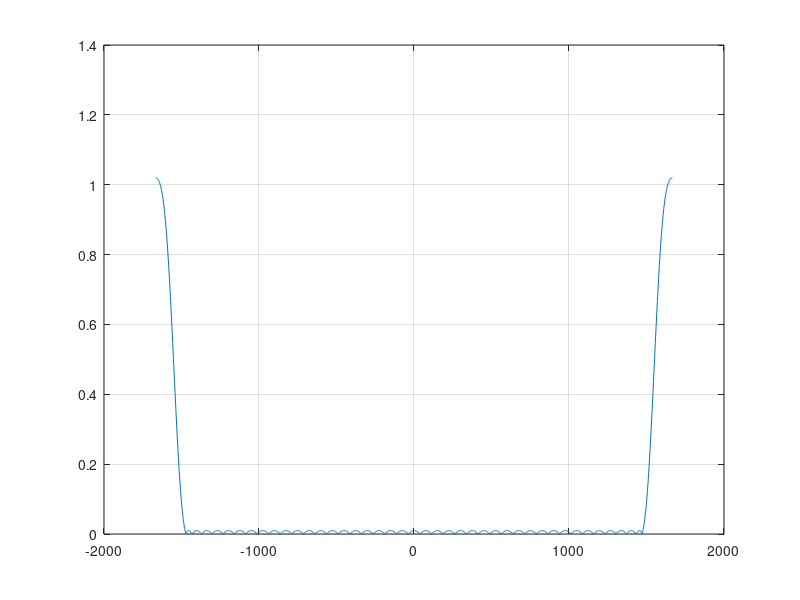

Write MATLAB code to recreate this figure. (Note: this script raises an error after producing the figure.)
%% #1
Ts = 0.3/1000;
fs = 1/Ts;
dp = 0.02;
ds = 1/100;
[m,fo,mo,w] = firpmord( [624, 697-6, 697+6 , 770], [0, 1 0], [ds dp ds], fs);
b1 = firpm(m-9,fo,mo,w);

ww = -pi:(pi/1000):pi;
h = freqz(b1,1,ww);

ww1 = ww*(fs)/(2*pi);
plot(ww1,abs(h));
grid on

M=[];M=[M,m-9]
b={b1};
%%  #2
[m,fo,mo,w] = firpmord( [697, 764, 776 , 852], [0, 1 0], [ds dp ds], fs);
b2 = firpm(m-11,fo,mo,w);
h = freqz(b2,1,ww);
plot(ww1,abs(h));
grid on

M = [M, m-11];
b{2}=b2;
%% #3
[m,fo,mo,w] = firpmord( [770, 852-6, 852+6 , 941], [0, 1 0], [ds dp ds], fs);
b3 = firpm(m-8,fo,mo,w);
h = freqz(b3,1,ww);
plot(ww1,abs(h));
grid on
b{3}=b3;
M = [M, m-8];
%% #4
[m,fo,mo,w] = firpmord( [852, 941-6, 941+6 , 1030], [0, 1 0], [ds dp ds], fs);
b4 = firpm(m-6,fo,mo,w);
h = freqz(b4,1,ww);
plot(ww1,abs(h));
grid on
M=[M, m-6];
b{4}=b4;
%% Filter #5
[m,fo,mo,w] = firpmord( [941+121, 1209-6, 1209+6 , 1336], [0, 1 0], [ds dp ds], fs);
b5 = firpm(m-6,fo,mo,w);
h = freqz(b5,1,ww);
plot(ww1,abs(h));
grid on
M = [M, m-6];
b{5}=b5;
%% #6
[m,fo,mo,w] = firpmord( [1209, 1336-6, 1336+6 , 1477], [0, 1 0], [ds dp ds], fs);
b6 = firpm(m-6,fo,mo,w);
h = freqz(b6,1,ww);
plot(ww1,abs(h));
grid on
M = [M, m-6];
b{6}=b6;
%% #7
[m,fo,mo,w] = firpmord( [1336, 1477-6, 1477+6 , 1633], [0, 1 0], [ds dp ds], fs);
b7 = firpm(m-5,fo,mo,w);
h = freqz(b7,1,ww);
plot(ww1,abs(h));
grid on
M=[M, m-5];
b{7}=b7;
%% Filter #8 
[m,fo,mo,w] = firpmord( [1477, 1633-6], [0, 1], [ds dp], fs);
b8 = firpm(m+2,fo,mo,w);
h = freqz(b8,1,ww);
plot(ww1,abs(h));
grid on
M = [M, m+2];
b{8}=b8;
%% hw 4.2(a)
keyNames = '159D*86A0';
xx = DTMFdial (keyNames,fs);
figure
plotspec(xx,fs)
XX1 = firfilt(xx,b1);
subplot(4,2,1)
plotspec(XX1,fs)

keyNames = '159D*86A0';
XX2 = firfilt(xx,b2);
subplot(4,2,2)
plotspec(XX2,fs)

keyNames = '159D*86A0';
XX3 = firfilt(xx,b3);
subplot(4,2,3)
plotspec(XX3,fs)

keyNames = '159D*86A0';
XX4 = firfilt(xx,b4);
subplot(4,2,4)
plotspec(XX4,fs)

keyNames = '159D*86A0';
XX5 = firfilt(xx,b5);
subplot(4,2,5)
plotspec(XX5,fs)


keyNames = '159D*86A0';
XX6 = firfilt(xx,b6);
subplot(4,2,6)
plotspec(XX6,fs)


keyNames = '159D*86A0';
XX7 = firfilt(xx,b7);
subplot(4,2,7)
plotspec(XX7,fs)

keyNames = '159D*86A0';
XX8 = firfilt(xx,b8);
subplot(4,2,8)
plotspec(XX8,fs)


M = 0.5*M;
maxorder = max(M);
diff = maxorder - M;

for i = 1:length(M)
    b{i} = firfilt( [zeros(1,diff(i)), 1], b{i});
    
end
    
%% 4.2 (b)



% maxl = max(l);
% ldiff = maxl - l;
% 
% newp = [];
% for i =1:8
%     p{i} = [p{i},zeros(1,ldiff(i))];
%     newp(:,i) = [p{i}'];
% end

LP = round(0.048*fs/3);
hh = hamming(LP);
R = round(LP/4);

p1sq = XX1.^2;
p2sq = XX2.^2;
p3sq = XX3.^2;
p4sq = XX4.^2;
p5sq = XX5.^2;
p6sq = XX6.^2;
p7sq = XX7.^2;
p8sq = XX8.^2;

avg1 = firfilt(p1sq,hh);
avg2 = firfilt(p2sq,hh);
avg3 = firfilt(p3sq,hh);
avg4 = firfilt(p4sq,hh);
avg5 = firfilt(p5sq,hh);
avg6 = firfilt(p6sq,hh);
avg7 = firfilt(p7sq,hh);
avg8 = firfilt(p8sq,hh);

avg1 = avg1(1:R:end)';
avg2 = avg2(1:R:end)';
avg3 = avg3(1:R:end)';
avg4 = avg4(1:R:end)';
avg5 = avg5(1:R:end)';
avg6 = avg6(1:R:end)';
avg7 = avg7(1:R:end)';
avg8 = avg8(1:R:end)';

avg3 = [avg3, 0];
avg4 = [avg4, 0];
avg5 = [avg5, 0,0,0];
avg6 = [avg6, 0,0,0];
avg7 = [avg7, 0,0,0];
avg8 = [avg8, 0,0,0];

avgPower = [avg1; avg2; avg3; avg4; avg5; avg6; avg7; avg8]';
figure
strips(avgPower,fs/R);
phoneNumber = decodeDTMF(avgPower)
